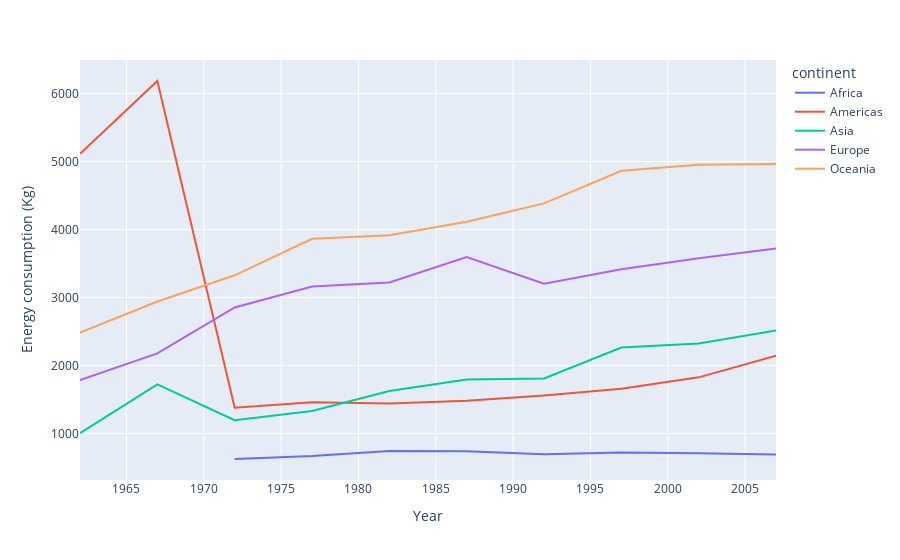

Notebook code cell kept with this figure:
### Code cell
fig = pltx.line(energy_data_t, x="Year", y=energy_data_t.columns)
fig.update_yaxes(title="Energy consumption (Kg)")
fig.show()

### Figure 1 — Plotly figure (JSON) as saved in the notebook; plotly's stock layout.template omitted (floating-point values rounded to 4 significant figures)
{"data": [{"hovertemplate": "continent=Africa<br>Year=%{x}<br>value=%{y}<extra></extra>", "legendgroup": "Africa", "line": {"color": "#636efa", "dash": "solid"}, "marker": {"symbol": "circle"}, "mode": "lines", "name": "Africa", "orientation": "v", "showlegend": true, "type": "scatter", "x": [1962, 1967, 1972, 1977, 1982, 1987, 1992, 1997, 2002, 2007], "xaxis": "x", "y": [null, null, 624.3, 669.7, 740.6, 736.6, 692.4, 720.9, 709.6, 690.3], "yaxis": "y"}, {"hovertemplate": "continent=Americas<br>Year=%{x}<br>value=%{y}<extra></extra>", "legendgroup": "Americas", "line": {"color": "#EF553B", "dash": "solid"}, "marker": {"symbol": "circle"}, "mode": "lines", "name": "Americas", "orientation": "v", "showlegend": true, "type": "scatter", "x": [1962, 1967, 1972, 1977, 1982, 1987, 1992, 1997, 2002, 2007], "xaxis": "x", "y": [5113.0, 6184.0, 1379.0, 1459.0, 1442.0, 1480.0, 1559.0, 1658.0, 1825.0, 2142.0], "yaxis": "y"}, {"hovertemplate": "continent=Asia<br>Year=%{x}<br>value=%{y}<extra></extra>", "legendgroup": "Asia", "line": {"color": "#00cc96", "dash": "solid"}, "marker": {"symbol": "circle"}, "mode": "lines", "name": "Asia", "orientation": "v", "showlegend": true, "type": "scatter", "x": [1962, 1967, 1972, 1977, 1982, 1987, 1992, 1997, 2002, 2007], "xaxis": "x", "y": [1004.0, 1721.0, 1194.0, 1330.0, 1625.0, 1794.0, 1808.0, 2265.0, 2322.0, 2513.0], "yaxis": "y"}, {"hovertemplate": "continent=Europe<br>Year=%{x}<br>value=%{y}<extra></extra>", "legendgroup": "Europe", "line": {"color": "#ab63fa", "dash": "solid"}, "marker": {"symbol": "circle"}, "mode": "lines", "name": "Europe", "orientation": "v", "showlegend": true, "type": "scatter", "x": [1962, 1967, 1972, 1977, 1982, 1987, 1992, 1997, 2002, 2007], "xaxis": "x", "y": [1787.0, 2178.0, 2853.0, 3161.0, 3219.0, 3593.0, 3203.0, 3414.0, 3575.0, 3721.0], "yaxis": "y"}, {"hovertemplate": "continent=Oceania<br>Year=%{x}<br>value=%{y}<extra></extra>", "legendgroup": "Oceania", "line": {"color": "#FFA15A", "dash": "solid"}, "marker": {"symbol": "circle"}, "mode": "lines", "name": "Oceania", "orientation": "v", "showlegend": true, "type": "scatter", "x": [1962, 1967, 1972, 1977, 1982, 1987, 1992, 1997, 2002, 2007], "xaxis": "x", "y": [2482.0, 2941.0, 3326.0, 3863.0, 3915.0, 4113.0, 4384.0, 4864.0, 4954.0, 4961.0], "yaxis": "y"}], "layout": {"legend": {"title": {"text": "continent"}, "tracegroupgap": 0}, "margin": {"t": 60}, "xaxis": {"anchor": "y", "domain": [0, 1], "title": {"text": "Year"}}, "yaxis": {"anchor": "x", "domain": [0, 1], "title": {"text": "Energy consumption (Kg)"}}}}
